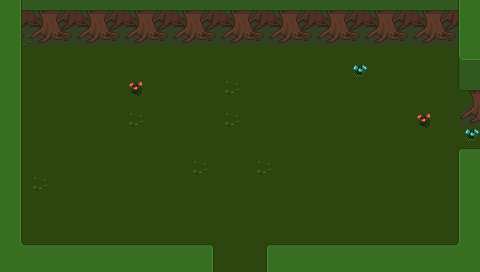

Tiled map render using the project's own tile images. Description and the whole map definition, tile-layer contents included, below:
An orthogonal 30x17 tile map with 16x16 px tiles, 3 tile layers (Base, Ground, Upper) and 9 objects (3x SpawnPoint, 2x Entrance, 2x CombatStart, ResourceSpawn, WorldObject).

<map version="1.4" tiledversion="1.4.1" orientation="orthogonal" renderorder="right-down" width="30" height="17" tilewidth="16" tileheight="16" infinite="0" nextlayerid="22" nextobjectid="57">
 <properties>
  <property name="ActiveSpawn" type="int" value="3" />
  <property name="Outside" type="bool" value="false" />
  <property name="ResourcesMinMax" value="30-60" />
 </properties>
 <tileset firstgid="1" source="../Tilesets/tilesetManorGrounds.tsx" />
 <layer id="19" name="Base" width="30" height="17">
  <data encoding="csv">
246,289,289,27,27,205,27,289,27,289,283,289,27,289,283,289,27,27,205,205,205,289,289,27,205,205,289,289,205,246,
246,27,289,289,205,289,27,205,205,289,27,27,205,205,27,289,27,289,289,27,27,205,289,27,205,27,289,205,27,246,
246,283,27,27,27,205,205,205,205,289,289,205,205,27,289,27,289,27,205,289,27,205,27,27,205,27,289,27,205,246,
246,27,289,27,27,27,27,289,289,205,205,289,205,205,205,289,205,27,289,289,205,27,205,205,27,27,289,27,27,246,
246,27,27,27,27,27,27,27,289,205,205,289,289,27,205,289,205,27,27,27,205,205,36,27,27,289,27,289,27,246,
289,27,289,205,289,27,205,289,77,27,289,205,205,205,283,289,289,27,289,289,27,289,205,27,205,289,27,27,205,205,
205,27,289,205,27,27,27,289,27,27,27,27,205,289,27,289,289,205,205,289,205,205,27,27,205,289,205,289,27,27,
27,289,289,27,27,289,289,289,283,205,289,27,205,205,283,289,205,205,205,205,27,205,27,205,27,27,77,27,289,289,
205,205,205,27,27,27,27,289,289,27,205,205,205,27,205,27,27,205,27,289,289,205,27,289,27,289,27,205,289,36,
289,27,205,27,289,205,27,27,205,205,289,205,289,205,289,289,289,27,205,205,289,289,27,289,205,27,27,289,27,27,
246,27,205,205,27,289,27,205,27,205,205,205,283,205,289,27,283,205,205,27,205,205,289,289,205,27,27,27,27,246,
246,27,283,289,205,289,27,27,289,27,289,205,27,27,289,205,27,205,27,289,27,27,205,27,289,205,205,27,27,246,
246,27,27,289,205,289,289,289,289,27,205,289,289,27,27,205,27,205,289,27,27,27,205,27,289,289,27,27,27,246,
246,27,205,289,27,27,205,205,27,27,289,289,289,289,289,289,205,289,205,205,27,205,205,205,27,289,289,205,27,246,
246,27,27,289,289,27,27,205,289,205,205,205,289,289,205,205,27,205,27,289,27,205,27,289,27,205,27,289,27,246,
246,27,289,205,27,289,27,27,289,205,289,289,289,289,27,289,27,205,205,27,205,289,205,205,27,289,27,289,27,246,
246,246,246,246,246,246,246,246,246,246,246,246,246,27,289,27,27,246,246,246,246,246,246,246,246,246,246,246,246,246
</data>
 </layer>
 <layer id="20" name="Ground" width="30" height="17">
  <data encoding="csv">
41,222,223,221,222,223,221,222,223,221,222,223,221,222,223,221,222,223,221,222,223,221,222,223,221,222,223,221,222,41,
41,247,248,246,247,248,246,247,248,246,247,248,246,247,248,246,247,248,246,247,248,246,247,248,246,247,248,246,247,41,
41,272,273,271,272,273,271,272,273,271,272,273,271,272,273,271,272,273,271,272,273,271,272,273,271,272,273,271,272,41,
41,42,0,0,0,0,0,0,0,0,0,0,0,0,0,0,0,0,0,0,0,0,0,0,0,0,0,0,65,66,
41,42,0,0,0,0,0,0,0,0,0,0,0,0,0,0,0,0,0,0,0,0,0,0,0,0,0,0,194,44,
41,42,0,0,0,0,0,0,0,0,0,0,0,0,0,0,0,0,0,0,0,0,0,0,0,0,0,0,219,220,
41,42,0,0,0,0,0,0,0,0,0,0,0,0,0,0,0,0,0,0,0,0,0,0,0,0,0,0,244,245,
41,42,0,0,0,0,0,0,0,0,0,0,0,0,0,0,0,0,0,0,0,0,0,0,0,0,0,0,269,270,
41,42,0,0,0,0,0,0,0,0,0,0,0,0,0,0,0,0,0,0,0,0,0,0,0,0,0,0,0,0,
41,42,0,0,0,0,0,0,0,0,0,0,0,0,0,0,0,0,0,0,0,0,0,0,0,0,0,0,0,0,
41,42,0,0,0,0,0,0,0,0,0,0,0,0,0,0,0,0,0,0,0,0,0,0,0,0,0,0,40,41,
41,42,0,0,0,0,0,0,0,0,0,0,0,0,0,0,0,0,0,0,0,0,0,0,0,0,0,0,40,41,
41,42,0,0,0,0,0,0,0,0,0,0,0,0,0,0,0,0,0,0,0,0,0,0,0,0,0,0,40,41,
41,42,0,0,0,0,0,0,0,0,0,0,0,0,0,0,0,0,0,0,0,0,0,0,0,0,0,0,40,41,
41,42,0,0,0,0,0,0,0,0,0,0,0,0,0,0,0,0,0,0,0,0,0,0,0,0,0,0,40,41,
41,93,0,0,0,0,0,0,0,0,0,0,0,0,0,0,0,0,0,0,0,0,0,0,0,0,0,0,95,41,
41,41,41,41,41,41,41,41,41,41,41,41,41,42,0,0,40,41,41,41,41,41,41,41,41,41,41,41,41,41
</data>
 </layer>
 <layer id="21" name="Upper" width="30" height="17">
  <data encoding="csv">
0,42,0,0,0,0,0,0,0,0,0,0,0,0,0,0,0,0,0,0,0,0,0,0,0,0,0,0,40,0,
0,42,0,0,0,0,0,0,0,0,0,0,0,0,0,0,0,0,0,0,0,0,0,0,0,0,0,0,40,0,
0,42,0,0,0,0,0,0,0,0,0,0,0,0,0,0,0,0,0,0,0,0,0,0,0,0,0,0,40,0,
0,0,0,0,0,0,0,0,0,0,0,0,0,0,0,0,0,0,0,0,0,0,0,0,0,0,0,0,0,0,
0,0,0,0,0,0,0,0,0,0,0,0,0,0,0,0,0,0,0,0,0,0,0,0,0,0,0,0,0,0,
0,0,0,0,0,0,0,0,0,0,0,0,0,0,0,0,0,0,0,0,0,0,0,0,0,0,0,0,0,0,
0,0,0,0,0,0,0,0,0,0,0,0,0,0,0,0,0,0,0,0,0,0,0,0,0,0,0,0,0,0,
0,0,0,0,0,0,0,0,0,0,0,0,0,0,0,0,0,0,0,0,0,0,0,0,0,0,0,0,0,0,
0,0,0,0,0,0,0,0,0,0,0,0,0,0,0,0,0,0,0,0,0,0,0,0,0,0,0,0,0,0,
0,0,0,0,0,0,0,0,0,0,0,0,0,0,0,0,0,0,0,0,0,0,0,0,0,0,0,0,15,16,
0,0,0,0,0,0,0,0,0,0,0,0,0,0,0,0,0,0,0,0,0,0,0,0,0,0,0,0,0,0,
0,0,0,0,0,0,0,0,0,0,0,0,0,0,0,0,0,0,0,0,0,0,0,0,0,0,0,0,0,0,
0,0,0,0,0,0,0,0,0,0,0,0,0,0,0,0,0,0,0,0,0,0,0,0,0,0,0,0,0,0,
0,0,0,0,0,0,0,0,0,0,0,0,0,0,0,0,0,0,0,0,0,0,0,0,0,0,0,0,0,0,
0,0,0,0,0,0,0,0,0,0,0,0,0,0,0,0,0,0,0,0,0,0,0,0,0,0,0,0,0,0,
0,0,16,16,16,16,16,16,16,16,16,16,16,17,0,0,15,16,16,16,16,16,16,16,16,16,16,16,0,0,
0,0,0,0,0,0,0,0,0,0,0,0,0,0,0,0,0,0,0,0,0,0,0,0,0,0,0,0,0,0
</data>
 </layer>
 <objectgroup id="4" name="Travel">
  <object id="28" name="Entrance" x="476" y="128" width="4" height="32">
   <properties>
    <property name="EntranceDir" value="Left" />
    <property name="Map" value="mapForest_03" />
   </properties>
  </object>
  <object id="47" name="Entrance" x="208" y="268" width="64" height="4">
   <properties>
    <property name="EntranceDir" value="Up" />
    <property name="Map" value="mapForest_06" />
   </properties>
  </object>
 </objectgroup>
 <objectgroup id="5" name="MapObject">
  <object id="40" name="ResourceSpawn" x="96.2798" y="54.0405" width="124.333" height="96.333">
   <properties>
    <property name="Resources" value="20" />
   </properties>
  </object>
  <object id="48" name="SpawnPoint" x="49.5" y="196.25" width="10" height="8.5">
   <properties>
    <property name="SpawnType" value="Forest" />
   </properties>
  </object>
  <object id="49" name="SpawnPoint" x="353.5" y="51.75" width="10" height="8.5">
   <properties>
    <property name="SpawnType" value="Forest" />
   </properties>
  </object>
  <object id="50" name="SpawnPoint" x="418" y="226.75" width="10" height="8.5">
   <properties>
    <property name="SpawnType" value="Forest" />
   </properties>
  </object>
  <object id="56" name="WorldObject" x="260.792" y="196.792" width="5.75" height="5.75">
   <properties>
    <property name="ObjectID" type="int" value="44" />
   </properties>
  </object>
 </objectgroup>
 <objectgroup id="6" name="Character">
  <object id="53" name="CombatStart" x="401.167" y="148.375" width="10.5" height="11.25">
   <properties>
    <property name="Map" value="mapForest_03" />
    <property name="Position" value="SW" />
   </properties>
  </object>
  <object id="54" name="CombatStart" x="211.667" y="194.375" width="10.5" height="11.25">
   <properties>
    <property name="Map" value="mapForest_06" />
    <property name="Position" value="NW" />
   </properties>
  </object>
 </objectgroup>
</map>
